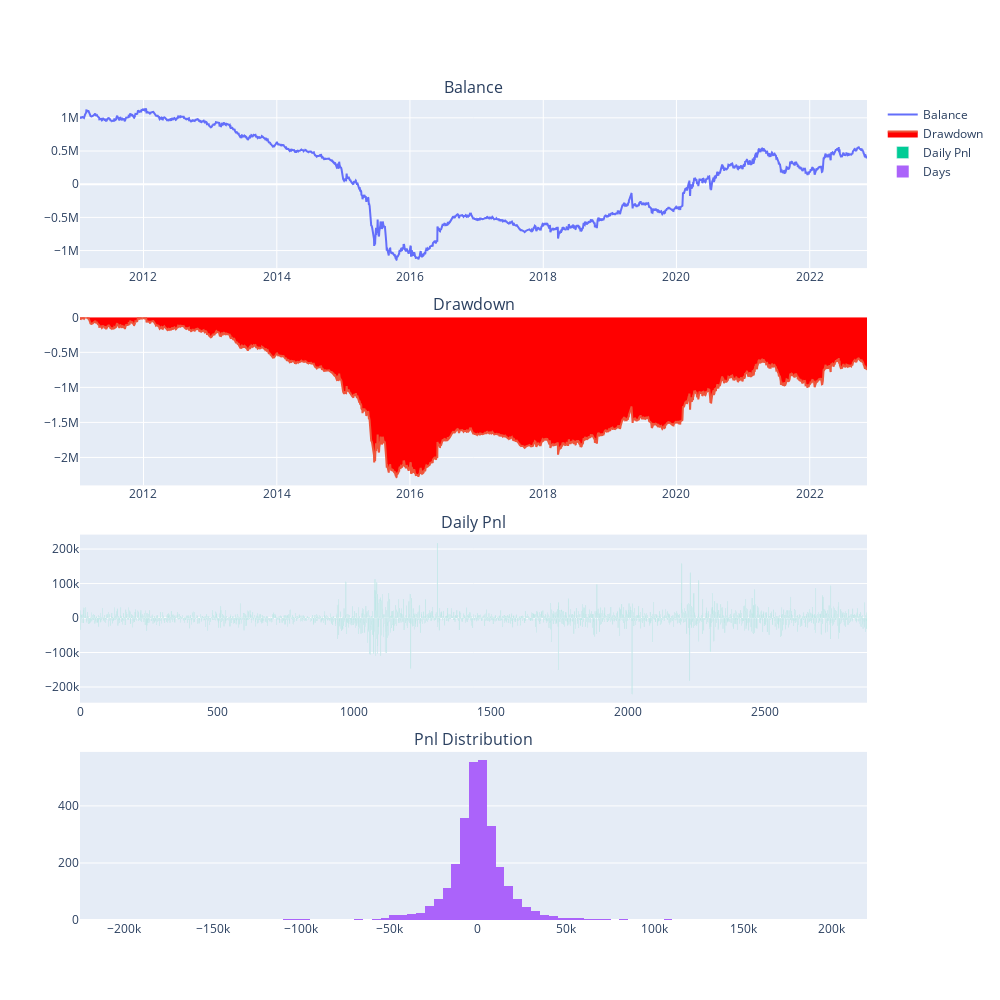

Notebook code cell kept with this figure:
### Code cell
# 用上述参数进行全样本回测
engine = BacktestingEngine()
engine.set_parameters(
    vt_symbol="IF888.CFFEX",
    interval="1m", 
    start=datetime(2011, 1, 1), 
    end=datetime.now(), 
    rate=0.3/10000, 
    slippage=0.2, 
    size=300, 
    pricetick=0.2, 
    capital=1_000_000
)

engine.add_strategy(CpvStrategy, {})

engine.load_data()
engine.run_backtesting()
engine.calculate_result()
engine.calculate_statistics()
engine.show_chart()

### Figure 1 — Plotly figure (JSON) as saved in the notebook; plotly's stock layout.template omitted (floating-point values rounded to 4 significant figures; data arrays with more than 128 entries replaced by an {"elided": "..."} marker saying what was removed)
{"data": [{"mode": "lines", "name": "Balance", "type": "scatter", "x": {"elided": "2872 str values"}, "xaxis": "x", "y": {"elided": "2872 float values"}, "yaxis": "y"}, {"fill": "tozeroy", "fillcolor": "red", "mode": "lines", "name": "Drawdown", "type": "scatter", "x": {"elided": "2872 str values"}, "xaxis": "x2", "y": {"elided": "2872 float values"}, "yaxis": "y2"}, {"name": "Daily Pnl", "type": "bar", "xaxis": "x3", "y": {"elided": "2872 float values"}, "yaxis": "y3"}, {"name": "Days", "nbinsx": 100, "type": "histogram", "x": {"elided": "2872 float values"}, "xaxis": "x4", "yaxis": "y4"}], "layout": {"annotations": [{"font": {"size": 16}, "showarrow": false, "text": "Balance", "x": 0.5, "xanchor": "center", "xref": "paper", "y": 1, "yanchor": "bottom", "yref": "paper"}, {"font": {"size": 16}, "showarrow": false, "text": "Drawdown", "x": 0.5, "xanchor": "center", "xref": "paper", "y": 0.735, "yanchor": "bottom", "yref": "paper"}, {"font": {"size": 16}, "showarrow": false, "text": "Daily Pnl", "x": 0.5, "xanchor": "center", "xref": "paper", "y": 0.47, "yanchor": "bottom", "yref": "paper"}, {"font": {"size": 16}, "showarrow": false, "text": "Pnl Distribution", "x": 0.5, "xanchor": "center", "xref": "paper", "y": 0.205, "yanchor": "bottom", "yref": "paper"}], "height": 1000, "width": 1000, "xaxis": {"anchor": "y", "domain": [0, 1]}, "xaxis2": {"anchor": "y2", "domain": [0, 1]}, "xaxis3": {"anchor": "y3", "domain": [0, 1]}, "xaxis4": {"anchor": "y4", "domain": [0, 1]}, "yaxis": {"anchor": "x", "domain": [0.795, 1]}, "yaxis2": {"anchor": "x2", "domain": [0.53, 0.735]}, "yaxis3": {"anchor": "x3", "domain": [0.265, 0.47]}, "yaxis4": {"anchor": "x4", "domain": [0, 0.205]}}}
